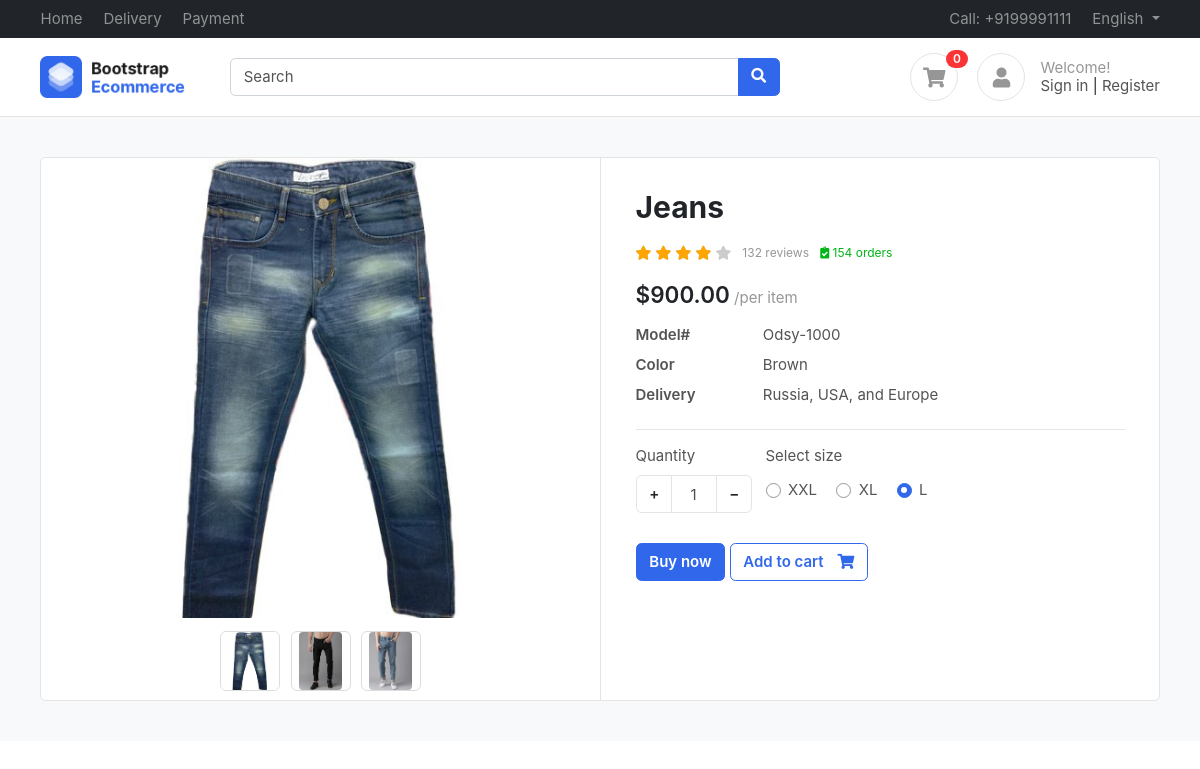
Page /product/jeans/ (signed in) on the committed database.
### accounts/models.py (models this page shows)
class Profile(BaseModel):
    user = models.OneToOneField(User, on_delete=models.CASCADE, related_name="profile")
    is_email_verified = models.BooleanField(default=False)
    email_token = models.CharField(max_length=100, null=True, blank=True)
    profile_image = models.ImageField(upload_to= 'profile')
    def get_cart_count(self):
        return CartItems.objects.filter(cart__is_paid = False, cart__user = self.user).count()

### products/models.py (models this page shows, shortened)
class Product(BaseModel):
    product_name = models.CharField(max_length=100)
    slug = models.SlugField(unique=True, null=True, blank=True)
    category = models.ForeignKey(Category, on_delete=models.CASCADE, related_name="products")
    price = models.IntegerField(unique=True, null=True, blank=True)
    product_description = models.TextField()
    color_variant = models.ManyToManyField(ColorVariant, blank=True)
    size_variant = models.ManyToManyField(SizeVariant, blank=True)

class ProductImage(BaseModel):
    product = models.ForeignKey(Product, on_delete=models.CASCADE, related_name="product_images")
    image = models.ImageField(upload_to = "product")

class SizeVariant(BaseModel):
    size_name = models.CharField(max_length=100)
    price = models.IntegerField(default=0)

### products/views.py (the view)
# urls.py: path('<slug>/', get_product, name="get_product"),
def get_product(request , slug):
    print(Profile.profile_image)
    try:
        product = Product.objects.get(slug = slug)
        context = {'product' : product}
        if request.GET.get('size'):
            size = request.GET.get('size')
            price = product.get_product_price_by_size(size)
            context['selected_size'] = size
            context['updated_price'] = price
            print(price) #price according to size
        return render(request , 'product/product.html', context = context)
    except Exception as e:
        print(e)

### templates/product/product.html (shortened to what this page needs)
{% extends "base/base.html"%}
{%  block start %}
<section class="section-content padding-y bg">
    <div class="container">
    <div class="card">
        <div class="row no-gutters">
            <aside class="col-md-6">
    <article class="gallery-wrap">
    <div class="img-big-wrap">
      <div> <a href="#"><img src="/media/{{product.product_images.first.image}}"></a></div>
    </div>
    <div class="thumbs-wrap">
      {% for image in product.product_images.all %}
      <a href="#" class="item-thumb"> <img src="/media/{{image.image}}"></a>
      {% endfor %}
    </div>
    </article>
            </aside>
            <main class="col-md-6 border-left">
    <article class="content-body">
    <h2 class="title">{{product.product_name}}</h2>
    <div class="rating-wrap my-3">
        <ul class="rating-stars">
            <li style="width:80%" class="stars-active">
                <i class="fa fa-star"></i> <i class="fa fa-star"></i>
                <i class="fa fa-star"></i> <i class="fa fa-star"></i>
            </li>
            <li>
                <i class="fa fa-star"></i> <i class="fa fa-star"></i>
                <i class="fa fa-star"></i> <i class="fa fa-star"></i>
                <i class="fa fa-star"></i>
            </li>
        </ul>
        <small class="label-rating text-muted">132 reviews</small>
        <small class="label-rating text-success"> <i class="fa fa-clipboard-check"></i> 154 orders </small>
    </div>
    <div class="mb-3">
        <var class="price h4">${{product.price}}.00</var>
        <span class="text-muted">/per item</span>
    </div>
    <dl class="row">
      <dt class="col-sm-3">Model#</dt>
      <dd class="col-sm-9">Odsy-1000</dd>
      <dt class="col-sm-3">Color</dt>
      <dd class="col-sm-9">Brown</dd>
      <dt class="col-sm-3">Delivery</dt>
      <dd class="col-sm-9">Russia, USA, and Europe </dd>
    </dl>
    <hr>
        <div class="form-row">
            <div class="form-group col-md flex-grow-0">
                <label>Quantity</label>
                <div class="input-group mb-3 input-spinner">
                  <div class="input-group-prepend">
                    <button class="btn btn-light" type="button" id="button-plus"> + </button>
                  </div>
                  <input type="text" class="form-control" value="1">
                  <div class="input-group-append">
                    <button class="btn btn-light" type="button" id="button-minus"> − </button>
                  </div>
                </div>
            </div>
            {% if product.size_variant.count %}
            <div class="form-group col-md">
                    <label>Select size</label>
                    <div class="mt-1">
                      {% for size in product.size_variant.all %}
                        <label class="custom-control custom-radio custom-control-inline">
                          <div class="custom-control-label">{{size.size_name}}</div>
                        </label>
                      {% endfor %}
                    </div>
            </div>
            {% endif %}
        </div>
        <a href="#" class="btn  btn-primary"> Buy now </a>
        <a href="{% url 'add_to_cart' product.uid%}?variant={{selected_size}}" class="btn  btn-outline-primary"> <span class="text">Add to cart</span> <i class="fas fa-shopping-cart"></i>  </a>
    </article>
            </main>
        </div>
    </div>
    </div>
    </section>
{% endblock %}

### templates/base/base.html (shortened to what this page needs)
<!DOCTYPE HTML>
<html lang="en">
<head>
<link href="/media/css/bootstrap.css" rel="stylesheet" type="text/css"/>
<link href="/media/fonts/fontawesome/css/all.min.css" type="text/css" rel="stylesheet">
<link href="/media/css/ui.css" rel="stylesheet" type="text/css"/>
<link href="/media/css/responsive.css" rel="stylesheet" />
</head>
<body>
	<header class="section-header">
		<nav class="navbar navbar-dark navbar-expand p-0 bg-dark">
		<div class="container">
			<ul class="navbar-nav d-none d-md-flex mr-auto">
				<li class="nav-item"><a class="nav-link" href="#">Home</a></li>
				<li class="nav-item"><a class="nav-link" href="#">Delivery</a></li>
				<li class="nav-item"><a class="nav-link" href="#">Payment</a></li>
			</ul>
			<ul class="navbar-nav">
				<li class="nav-item"><a href="#" class="nav-link"> Call: +9199991111 </a></li>
				<li class="nav-item dropdown">
					 <a href="#" class="nav-link dropdown-toggle" data-toggle="dropdown"> English </a>
				</li>
			</ul>
		  </div>
		</nav>
		<section class="header-main border-bottom">
			<div class="container">
		<div class="row align-items-center">
			<div class="col-lg-2 col-4">
				<div class="brand-wrap">
					<img class="logo" src="images/logo.png">
				</div>
			</div>
			<div class="col-lg-6 col-sm-12">
				<form action="#" class="search">
					<div class="input-group w-100">
						<input type="text" class="form-control" placeholder="Search">
						<div class="input-group-append">
						  <button class="btn btn-primary" type="submit">
							<i class="fa fa-search"></i>
						  </button>
						</div>
					</div>
				</form>
			</div>
			<div class="col-lg-4 col-sm-6 col-8">
				<div class="widgets-wrap float-md-right">
					<div class="widget-header  mr-3">
						<a href="accounts/cart" class="icon icon-sm rounded-circle border"><i class="fa fa-shopping-cart"></i></a>
						<span class="badge badge-pill badge-danger notify">{{request.user.profile.get_cart_count}}</span>
					</div>
					<div class="widget-header icontext">
						<a href="{{ request.path }}/{% url 'cart' %}" class="icon icon-sm rounded-circle border"><i class="fa fa-user"></i></a>
						<div class="text">
							<span class="text-muted">Welcome!</span>
							<div>
								<a href="{% url 'login' %}">Sign in</a> |
								<a href="{% url 'register'%}"> Register</a>
							</div>
						</div>
					</div>
				</div>
			</div>
		</div>
			</div>
		</section>
		</header>
		{% block start %}
		{% endblock %}
        </body>
        </html>

### public/static/css/ui.css (style rules this page uses)
html { font-family: 'Inter', sans-serif; font-size: 15px; }
.content-body { flex: 1 1 auto; padding: 2rem 2.3rem; }
.icon-xs, .icon-sm, .icon-md, .icon-lg { display: inline-block; text-align: center; flex-shrink: 0; flex-grow: 0; }
.icon-sm { width: 48px; height: 48px; line-height: 48px; font-size: 20px; }
.padding-y { padding-top: 40px; padding-bottom: 40px; }
var { font-style: normal; }
article:after, .form-group:after { display: block; clear: both; content: ""; }
.bg { background-color: #f8f9fa; }
.card .title { color: #212529; }
.header-main { position: relative; padding-top: 1rem; padding-bottom: 1rem; }
.brand-wrap .logo, .navbar-brand .logo { margin-right: 7px; max-height: 42px; display: inline-block; }
.widget-header { display: inline-block; vertical-align: middle; position: relative; }
.widget-header a { color: #545454; }
.widget-header i { color: #969696; }
.widget-header .notify { position: absolute; top: -3px; right: -10px; }
.btn-light { background-color: #fff; border-color: #e4e4e4; }
.btn .text + i { margin-left: 10px; }
dl[class="row"] { margin-bottom: 0; }
.icontext { display: inline-flex; align-items: center; vertical-align: middle; }
.icontext .text { width: 100%; line-height: 1.2; color: #212529; }
.icontext .icon { position: relative; margin-right: 15px; flex-shrink: 0; flex-grow: 0; }
.notify { position: absolute; top: -4px; right: -10px; display: inline-block; padding: .25em .6em; font-size: 12px; line-height: 1; text-align: center; border-radius: 3rem; color: #fff; background-color: #fa3434; }
.price { font-weight: 600; color: #212529; }
.label-rating { margin-left: 7px; display: inline-block; vertical-align: middle; }
.rating-stars { display: inline-block; vertical-align: middle; list-style: none; margin: 0; padding: 0; position: relative; white-space: nowrap; clear: both; }
.rating-stars i { font-size: 14px; color: #ccc; display: inline; }
.rating-stars li { display: block; text-overflow: clip; white-space: nowrap; z-index: 1; }
.rating-stars li.stars-active { z-index: 2; position: absolute; top: 0; left: 0; overflow: hidden; }
.rating-stars li.stars-active i { color: orange; }
.input-spinner { width: 120px; flex-wrap: nowrap; display: inline-flex; }
.input-spinner input.form-control { text-align: center; max-width: 46px; flex-basis: 46px; border-color: #e4e4e4; flex-grow: 0; }
.input-spinner .btn { width: 36px; text-align: center; }
.gallery-wrap .img-big-wrap { margin-bottom: 10px; border-radius: 0.37rem; overflow: hidden; background-color: #fff; }
.gallery-wrap .img-big-wrap a { text-align: center; display: block; }
.gallery-wrap .img-big-wrap img { height: 460px; width: auto; display: inline-block; cursor: zoom-in; }
.gallery-wrap .thumbs-wrap { text-align: center; }
.gallery-wrap .thumbs-wrap .item-thumb { width: 60px; height: 60px; border: 1px solid #ddd; border-radius: 6px; margin: 3px; display: inline-block; overflow: hidden; }
.gallery-wrap .thumbs-wrap img { max-width: 100%; max-height: 100%; object-fit: cover; border-radius: 4px; cursor: zoom-in; }

### rows in the picture
Product: product_images.first.image (picture), product_name "Jeans", price "900"
ProductImage: image (picture)
ProductImage: image (picture)
ProductImage: image (picture)
SizeVariant: size_name "XXL"
SizeVariant: size_name "XL"
SizeVariant: size_name "L"

### other values in the picture
{{ request.user.profile.get_cart_count }} "0"
